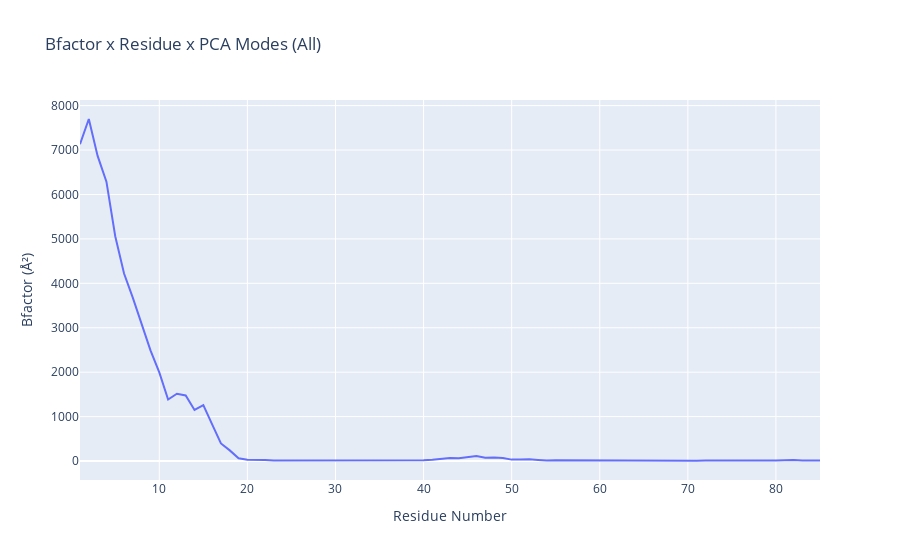

The code cell stored with this chart in its notebook:
### Code cell
# Plotting the B-factors x Residue x PCA mode
y = np.loadtxt(bfactor_all_dat)
x = list(range(1,len(y)+1))

plotly.offline.init_notebook_mode(connected=True)

fig = {
    "data": [go.Scatter(x=x, y=y)],
    "layout": go.Layout(title="Bfactor x Residue x PCA Modes (All)",
                        xaxis=dict(title = "Residue Number"),
                        yaxis=dict(title = "Bfactor (" + '\u00C5' +'\u00B2' + ")")
                       )
}

plotly.offline.iplot(fig)

### Figure 1 — Plotly figure (JSON) as saved in the notebook; plotly's stock layout.template omitted (floating-point values rounded to 4 significant figures)
{"data": [{"type": "scatter", "x": [1, 2, 3, 4, 5, 6, 7, 8, 9, 10, 11, 12, 13, 14, 15, 16, 17, 18, 19, 20, 21, 22, 23, 24, 25, 26, 27, 28, 29, 30, 31, 32, 33, 34, 35, 36, 37, 38, 39, 40, 41, 42, 43, 44, 45, 46, 47, 48, 49, 50, 51, 52, 53, 54, 55, 56, 57, 58, 59, 60, 61, 62, 63, 64, 65, 66, 67, 68, 69, 70, 71, 72, 73, 74, 75, 76, 77, 78, 79, 80, 81, 82, 83, 84, 85], "y": [7131.0, 7698.0, 6868.0, 6289.0, 5060.0, 4221.0, 3672.0, 3079.0, 2489.0, 1995.0, 1385.0, 1516.0, 1475.0, 1151.0, 1258.0, 824.4, 395.5, 239.9, 63.16, 30.5, 34.08, 22.04, 9.993, 10.18, 13.36, 9.049, 3.189, 5.622, 7.465, 3.473, 1.634, 4.338, 3.673, 1.068, 3.621, 5.23, 4.497, 10.94, 18.53, 19.0, 29.06, 52.32, 66.3, 62.72, 93.56, 114.7, 71.97, 79.86, 68.87, 32.29, 34.7, 38.04, 23.9, 10.94, 17.12, 16.3, 6.934, 5.317, 8.605, 6.707, 2.092, 3.183, 4.056, 2.392, 1.01, 2.404, 2.619, 2.922, 3.528, 3.684, 6.236, 9.796, 11.44, 20.59, 15.38, 7.766, 16.05, 21.59, 12.2, 11.27, 23.38, 22.43, 12.96, 20.62, 14.65]}], "layout": {"title": {"text": "Bfactor x Residue x PCA Modes (All)"}, "xaxis": {"title": {"text": "Residue Number"}}, "yaxis": {"title": {"text": "Bfactor (Å²)"}}}}
